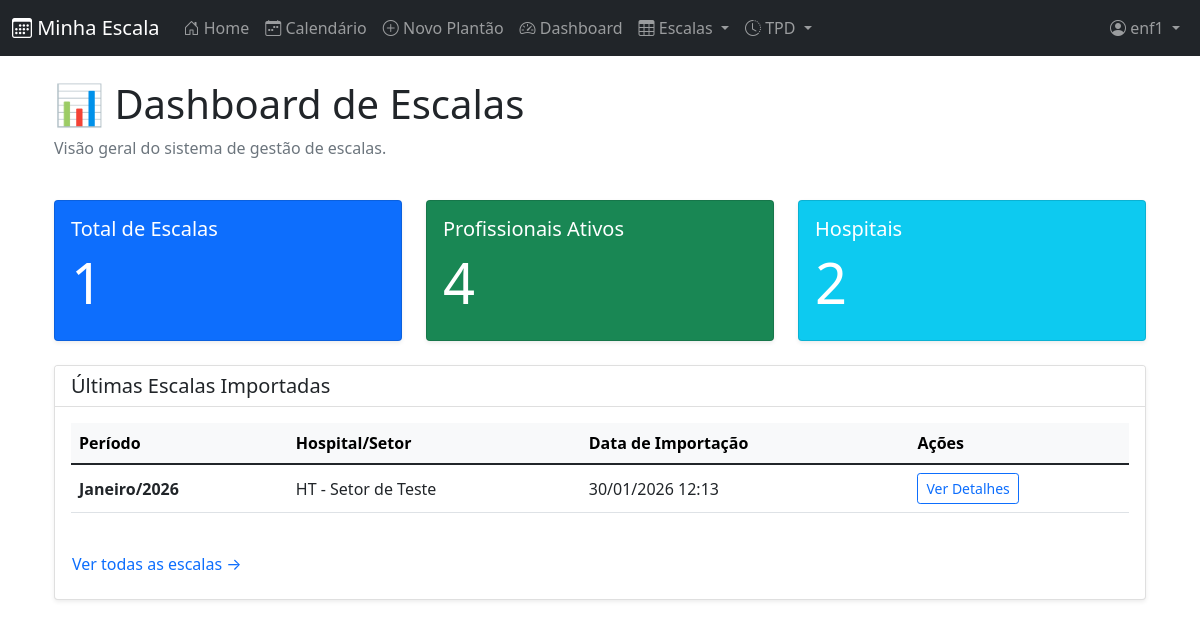
Page /escalas/dashboard/ (signed in) on the committed database.
### cal/models.py (models this page shows, shortened)
class EscalaMensal(models.Model):
    MES_CHOICES = [
        (1, 'Janeiro'), (2, 'Fevereiro'), (3, 'Março'), (4, 'Abril'),
        (5, 'Maio'), (6, 'Junho'), (7, 'Julho'), (8, 'Agosto'),
        (9, 'Setembro'), (10, 'Outubro'), (11, 'Novembro'), (12, 'Dezembro'),
    ]
    mes = models.IntegerField(choices=MES_CHOICES)
    ano = models.IntegerField()
    hospital = models.ForeignKey(Hospital, on_delete=models.CASCADE)
    setor = models.ForeignKey(Setor, on_delete=models.CASCADE)
    arquivo_excel = models.FileField(upload_to='escalas/%Y/%m/', null=True, blank=True)
    criado_por = models.ForeignKey(User, on_delete=models.PROTECT)
    criado_em = models.DateTimeField(auto_now_add=True)
    class Meta:
        verbose_name = "Escala Mensal"
        verbose_name_plural = "Escalas Mensais"
        unique_together = ('mes', 'ano', 'hospital', 'setor')

### core/models.py (models this page shows, shortened)
class Hospital(models.Model):
    nome = models.CharField(max_length=150, unique=True)
    sigla = models.CharField(max_length=20, blank=True, null=True)

class Setor(models.Model):
    nome = models.CharField(max_length=100)
    hospital = models.ForeignKey(
        Hospital,
        on_delete=models.CASCADE,
        related_name="setores"
    )
    class Meta:
        unique_together = ("nome", "hospital")

### cal/views/escala_views.py (the view)
# urls.py: path('escalas/dashboard/', escala_views.dashboard_escala, name='dashboard_escala'),
@login_required
def dashboard_escala(request):
    ultimas_escalas = EscalaMensal.objects.all().order_by('-ano', '-mes')[:5]
    context = {
        'ultimas_escalas': ultimas_escalas,
        'total_escalas': EscalaMensal.objects.count(),
        'total_profissionais': Matricula.objects.filter(ativo=True).count(),
    }
    return render(request, 'escala/dashboard.html', context)

### templates/escala/dashboard.html
{% extends 'base.html' %}
{% load django_bootstrap5 %}
{% block content %}
<div class="container mt-4">
    <div class="row mb-4">
        <div class="col-12">
            <h1>📊 Dashboard de Escalas</h1>
            <p class="text-muted">Visão geral do sistema de gestão de escalas.</p>
        </div>
    </div>
    <div class="row g-4 mb-4">
        <div class="col-md-4">
            <div class="card bg-primary text-white h-100 shadow-sm">
                <div class="card-body">
                    <h5 class="card-title">Total de Escalas</h5>
                    <h2 class="display-4">{{ total_escalas }}</h2>
                </div>
            </div>
        </div>
        <div class="col-md-4">
            <div class="card bg-success text-white h-100 shadow-sm">
                <div class="card-body">
                    <h5 class="card-title">Profissionais Ativos</h5>
                    <h2 class="display-4">{{ total_profissionais }}</h2>
                </div>
            </div>
        </div>
        <div class="col-md-4">
            <div class="card bg-info text-white h-100 shadow-sm">
                <div class="card-body">
                    <h5 class="card-title">Hospitais</h5>
                    <h2 class="display-4">2</h2>
                </div>
            </div>
        </div>
    </div>
    <div class="row">
        <div class="col-md-12">
            <div class="card shadow-sm">
                <div class="card-header bg-white">
                    <h5 class="mb-0">Últimas Escalas Importadas</h5>
                </div>
                <div class="card-body">
                    <div class="table-responsive">
                        <table class="table table-hover align-middle">
                            <thead class="table-light">
                                <tr>
                                    <th>Período</th>
                                    <th>Hospital/Setor</th>
                                    <th>Data de Importação</th>
                                    <th>Ações</th>
                                </tr>
                            </thead>
                            <tbody>
                                {% for escala in ultimas_escalas %}
                                <tr>
                                    <td><strong>{{ escala.get_mes_display }}/{{ escala.ano }}</strong></td>
                                    <td>{{ escala.hospital.sigla }} - {{ escala.setor.nome }}</td>
                                    <td>{{ escala.criado_em|date:"d/m/Y H:i" }}</td>
                                    <td>
                                        <a href="{% url 'cal:escala_detalhes' escala.id %}" class="btn btn-sm btn-outline-primary">Ver Detalhes</a>
                                    </td>
                                </tr>
                                {% empty %}
                                <tr>
                                    <td colspan="4" class="text-center text-muted py-4">Nenhuma escala importada recentemente.</td>
                                </tr>
                                {% endfor %}
                            </tbody>
                        </table>
                    </div>
                    <div class="mt-3">
                        <a href="{% url 'cal:lista_escalas' %}" class="btn btn-link px-0 text-decoration-none">Ver todas as escalas →</a>
                    </div>
                </div>
            </div>
        </div>
    </div>
</div>
{% endblock %}

### templates/navbar.html (shortened to what this page needs)
<nav class="navbar navbar-expand-md navbar-dark bg-dark">
    <div class="container-fluid">
        <a class="navbar-brand" href="{% url 'cal:home' %}"><i class="bi bi-calendar3"></i> Minha Escala</a>
        <div class="offcanvas offcanvas-end bg-dark text-white" tabindex="-1" id="offcanvasNavbar">
            <div class="offcanvas-body">
                <div class="navbar-nav me-auto">
                    <a class="nav-link" href="{% url 'cal:home' %}"><i class="bi bi-house-door"></i> Home</a>
                    {% if user.is_authenticated %}
                    <a class="nav-link" href="{% url 'cal:calendar' %}"><i class="bi bi-calendar-week"></i> Calendário</a>
                    <a class="nav-link" href="{% url 'cal:event_new' %}"><i class="bi bi-plus-circle"></i> Novo Plantão</a>
                    <a class="nav-link" href="{% url 'cal:dashboard' %}"><i class="bi bi-speedometer2"></i> Dashboard</a>
                    <div class="nav-item dropdown">
                        <a class="nav-link dropdown-toggle" href="#" id="escalaDropdown" role="button" data-bs-toggle="dropdown" aria-expanded="false">
                            <i class="bi bi-table"></i> Escalas
                        </a>
                    </div>
                    <div class="nav-item dropdown">
                        <a class="nav-link dropdown-toggle" href="#" id="tpdDropdown" role="button" data-bs-toggle="dropdown" aria-expanded="false">
                            <i class="bi bi-clock-history"></i> TPD
                        </a>
                    </div>
                    {% endif %}
                </div>
                <div class="navbar-nav">
                    {% if user.is_authenticated %}
                        <div class="nav-item dropdown">
                            <a class="nav-link dropdown-toggle" href="#" id="navbarDropdown" role="button" data-bs-toggle="dropdown" aria-expanded="false">
                                <i class="bi bi-person-circle"></i> {{ user.username }}
                            </a>
                        </div>
                    {% else %}
                        <a class="nav-link" href="{% url 'cal:login' %}">
                            <i class="bi bi-box-arrow-in-right"></i> Login
                        </a>
                    {% endif %}
                </div>
            </div>
        </div>
    </div>
</nav>

### rows in the picture
EscalaMensal: mes "Janeiro", ano "2026", hospital.sigla "HT", setor.nome "Setor de Teste", criado_em "30/01/2026 12:13"

### other values in the picture
{{ user.username }} "enf1"
{{ total_escalas }} "1"
{{ total_profissionais }} "4"
